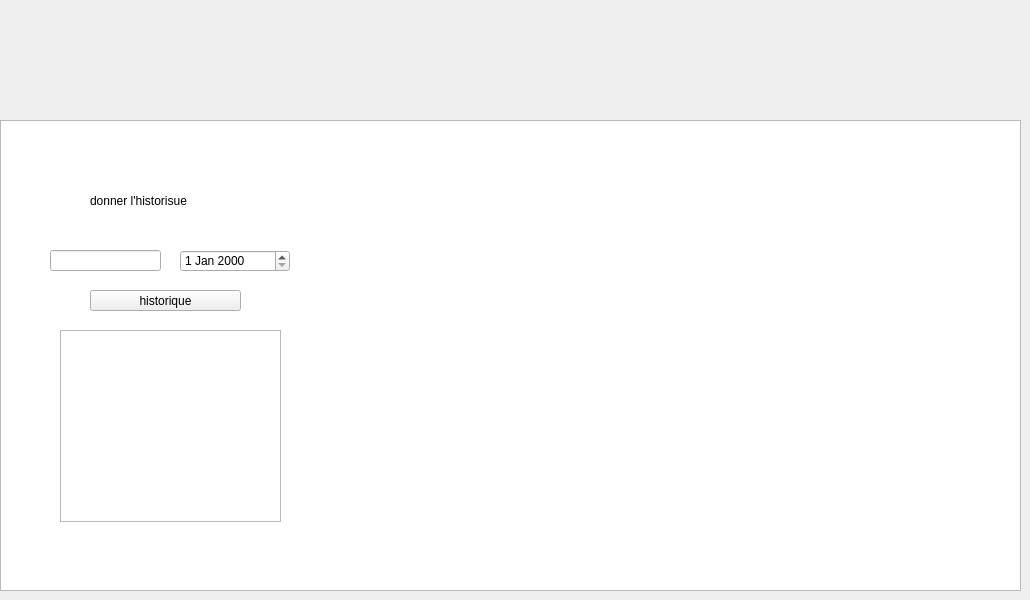
     <widget class="QWidget" name="tab_13">
      <attribute name="title">
       <string>historique</string>
      </attribute>
      <widget class="QDateEdit" name="dateEdit_2">
       <property name="geometry">
        <rect>
         <x>180</x>
         <y>250</y>
         <width>110</width>
         <height>22</height>
        </rect>
       </property>
      </widget>
      <widget class="QPushButton" name="pushButton_12">
       <property name="geometry">
        <rect>
         <x>90</x>
         <y>290</y>
         <width>151</width>
         <height>21</height>
        </rect>
       </property>
       <property name="text">
        <string>historique</string>
       </property>
      </widget>
      <widget class="QLineEdit" name="lineEdit_19">
       <property name="geometry">
        <rect>
         <x>50</x>
         <y>250</y>
         <width>111</width>
         <height>21</height>
        </rect>
       </property>
      </widget>
      <widget class="QLabel" name="label_30">
       <property name="geometry">
        <rect>
         <x>90</x>
         <y>190</y>
         <width>141</width>
         <height>21</height>
        </rect>
       </property>
       <property name="text">
        <string>donner l'historisue</string>
       </property>
      </widget>
      <widget class="QTextBrowser" name="textBrowser_6">
       <property name="geometry">
        <rect>
         <x>60</x>
         <y>330</y>
         <width>221</width>
         <height>192</height>
        </rect>
       </property>
       <property name="html">
        <string>&lt;!DOCTYPE HTML PUBLIC &quot;-//W3C//DTD HTML 4.0//EN&quot; &quot;http://www.w3.org/TR/REC-html40/strict.dtd&quot;&gt;
&lt;html&gt;&lt;head&gt;&lt;meta name=&quot;qrichtext&quot; content=&quot;1&quot; /&gt;&lt;style type=&quot;text/css&quot;&gt;
p, li { white-space: pre-wrap; }
&lt;/style&gt;&lt;/head&gt;&lt;body style=&quot; font-family:'MS Shell Dlg 2'; font-size:8pt; font-weight:400; font-style:normal;&quot;&gt;
&lt;p style=&quot;-qt-paragraph-type:empty; margin-top:0px; margin-bottom:0px; margin-left:0px; margin-right:0px; -qt-block-indent:0; text-indent:0px; font-size:7.8pt;&quot;&gt;&lt;br /&gt;&lt;/p&gt;&lt;/body&gt;&lt;/html&gt;</string>
       </property>
      </widget>
      <widget class="QListWidget" name="listWidget_3">
       <property name="geometry">
        <rect>
         <x>0</x>
         <y>120</y>
         <width>1021</width>
         <height>471</height>
        </rect>
       </property>
      </widget>
      <zorder>listWidget_3</zorder>
      <zorder>dateEdit_2</zorder>
      <zorder>pushButton_12</zorder>
      <zorder>lineEdit_19</zorder>
      <zorder>label_30</zorder>
      <zorder>textBrowser_6</zorder>
     </widget>
